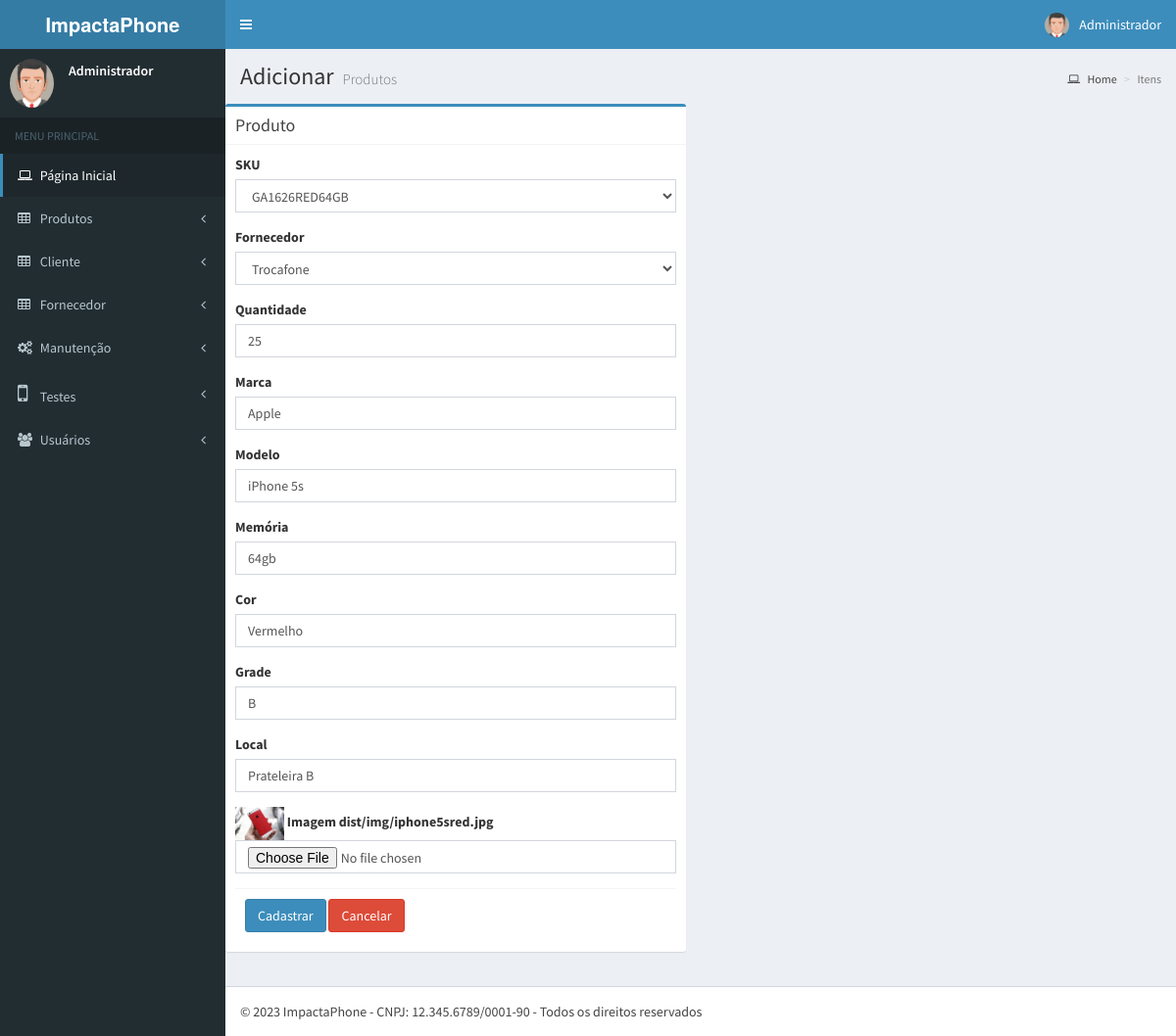
Page /interface/itens/edititens.php?q=24 (signed in) on the committed database.
### tables this page shows
CREATE TABLE IF NOT EXISTS `itens` (
  `idItens` int NOT NULL AUTO_INCREMENT,
  `Image` varchar(250) NOT NULL,
  `QuantItens` decimal(10,0) NOT NULL,
  `QuantItensVend` decimal(10,0) NOT NULL,
  `ModeloItens` varchar(100) NOT NULL,
  `MarcaItens` varchar(80) NOT NULL,
  `MemoriaItens` varchar(10) NOT NULL,
  `CorItens` varchar(100) NOT NULL,
  `GradeItens` varchar(10) NOT NULL,
  `LocalItens` varchar(50) NOT NULL,
  `ItensAtivo` tinyint NOT NULL,
  `ItensPublic` int NOT NULL,
  `Produto_CodRefProduto` int NOT NULL,
  `Fornecedor_idFornecedor` int NOT NULL,
  `Usuario_idUser` int NOT NULL,
  `DataRegistro` timestamp NOT NULL DEFAULT CURRENT_TIMESTAMP,
  PRIMARY KEY (`idItens`),
  KEY `fk_Itens_Produto1_idx` (`Produto_CodRefProduto`),
  KEY `fk_Itens_Fornecedor1_idx` (`Fornecedor_idFornecedor`),
  KEY `fk_Itens_Usuario1_idx` (`Usuario_idUser`)
);

### App/Models/connect.php (called while the page is built, shortened)
<?php
class Connect{
	var $localhost = "localhost";
	var $root = "root";
	var $passwd = "";
	public function __construct()
	{
		$this->SQL = mysqli_connect($this->localhost, $this->root, $this->passwd);
	}
}

### App/Models/itens.class.php (called while the page is built, shortened)
  <?php
   require_once 'connect.php';
   class Itens extends Connect{
    public function editItens($value)
    {
      $this->query = "SELECT *FROM `itens` WHERE `idItens` = '$value'";
      $this->result = mysqli_query($this->SQL, $this->query) or die ( mysqli_error($this->SQL));
      if($row = mysqli_fetch_array($this->result)){
        $idItens = $row['idItens'];
        $nomeimagem = $row['Image'];
        $QuantItens = $row['QuantItens'];
        $MarcaItens = $row['MarcaItens'];
        $ModeloItens = $row['ModeloItens'];
        $MemoriaItens = $row['MemoriaItens'];
        $CorItens= $row['CorItens'];
        $GradeItens = $row['GradeItens'];
        $LocalItens = $row['LocalItens'];
        $Produto_CodRefProduto = $row['Produto_CodRefProduto'];
        $Fornecedor_idFornecedor = $row['Fornecedor_idFornecedor'];
        return $resp = array('Itens' => ['idItens' => $idItens,
          'Image' => $nomeimagem,
          'QuantItens'   => $QuantItens,
          'MarcaItens' => $MarcaItens,
          'ModeloItens' => $ModeloItens,
          'MemoriaItens' => $MemoriaItens,
          'CorItens' => $CorItens,
          'GradeItens' => $GradeItens,
          'LocalItens' => $LocalItens,
          'CodRefProduto' => $Produto_CodRefProduto,
          'idFornecedor' => $Fornecedor_idFornecedor ] , );
      }
    }
}
$itens = new Itens;

### interface/itens/edititens.php (the view, shortened to what this page needs)
<?php
require_once '../../App/auth.php';
require_once '../../layout/script.php';
require_once '../../App/Models/produtos.class.php';
require_once '../../App/Models/fornecedor.class.php';
require_once '../../App/Models/itens.class.php';
if(isset($_GET['q'])){
$resp = $itens->editItens($_GET['q']);
echo $head;
echo $header;
echo $aside;
echo '<div class="content-wrapper">';
echo '
    <section class="content-header">
      <h1>
        Adicionar <small>Produtos</small>
      </h1>
      <ol class="breadcrumb">
        <li><a href="../"><i class="fa fa-laptop"></i> Home</a></li>
        <li class="active">Itens</li>
      </ol>
    </section>
    <section class="content">
      <div class="row">';
echo '
      <div class="row">
        <div class="col-md-6">
          <div class="box box-primary">
            <div class="box-header with-border">
              <h3 class="box-title">Produto</h3>
            </div>
            <form role="form" enctype="multipart/form-data" action="../../App/Database/insertitens.php" method="POST">
              <div class="box-body">
              	<div class="form-group">
                  <label for="exampleInputEmail1">SKU</label>
            <select class="form-control" name="codProduto">';
            echo '</select>
            </div>
            <div class="form-group">
                  <label for="exampleInputEmail1">Fornecedor</label>
            <select class="form-control" name="idFornecedor">';
            echo '</select>
            </div>
                <div class="form-group">
                  <label for="exampleInputEmail1">Quantidade</label>
                  <input type="text" name="QuantItens" class="form-control" id="exampleInputEmail1" placeholder="Quantidade" value="'.$resp['Itens']['QuantItens'].'">
                </div>
                <div class="form-group">
                  <label for="exampleInputEmail1">Marca</label>
                  <input type="text" name="MarcaItens" class="form-control" id="exampleInputEmail1" placeholder="Marca" value="'.$resp['Itens']['MarcaItens'].'">
                </div>
                <div class="form-group">
                  <label for="exampleInputEmail1">Modelo</label>
                  <input type="text" name="ModeloItens" class="form-control" id="exampleInputEmail1" placeholder="Modelo" value="'.$resp['Itens']['ModeloItens'].'">
                </div>
                <div class="form-group">
                  <label for="exampleInputEmail1">Memória</label>
                  <input type="text" name="MemoriaItens" class="form-control" id="exampleInputEmail1" placeholder="Memória" value="'.$resp['Itens']['MemoriaItens'].'">
                </div>
                <div class="form-group">
                  <label for="exampleInputEmail1">Cor</label>
                  <input type="text" name="CorItens" class="form-control" id="exampleInputEmail1" placeholder="Cor" value="'.$resp['Itens']['CorItens'].'">
                </div>
                <div class="form-group">
                  <label for="exampleInputEmail1">Grade</label>
                  <input type="text" name="GradeItens" class="form-control" id="exampleInputEmail1" placeholder="Grade" value="'.$resp['Itens']['GradeItens'].'">
                </div>
                <div class="form-group">
                  <label for="exampleInputEmail1">Local</label>
                  <input type="text" name="LocalItens" class="form-control" id="exampleInputEmail1" placeholder="Local" value="'.$resp['Itens']['LocalItens'].'">
                </div>
                <div class="form-group">
                <img src="../'.$resp['Itens']['Image'].'" width="50" >
                  <label for="exampleInputEmail1">Imagem '.$resp['Itens']['Image'].'</label>
                  <input type="file" name="arquivo" class="form-control">
                </div>
                 <input type="hidden" name="valor" value="'.$resp['Itens']['Image'].'">
                 <input type="hidden" name="iduser" value="'.$idUsuario.'">
                 <input type="hidden" name="idItens" value="'.$resp['Itens']['idItens'].'">
              <div class="box-footer">
                <button type="submit" name="upload" class="btn btn-primary" value="Cadastrar">Cadastrar</button>
                <a class="btn btn-danger" href="../../interface/itens">Cancelar</a>
              </div>
            </form>
          </div>
          </div>
</div>';
echo '</div>';
echo '</div>';
echo '</div>';
echo  $footer;
echo $javascript;
}else{
	header('Location: ./');
}
?>

### rows in the picture
itens: QuantItens "25", MarcaItens "Apple", ModeloItens "iPhone 5s", MemoriaItens "64gb", CorItens "Vermelho", GradeItens "B", LocalItens "Prateleira B", Image (picture), Image "dist/img/iphone5sred.jpg"

### other values in the picture
$usuario "Administrador"
form field codProduto "GA1626RED64GB"
form field idFornecedor "Trocafone"
